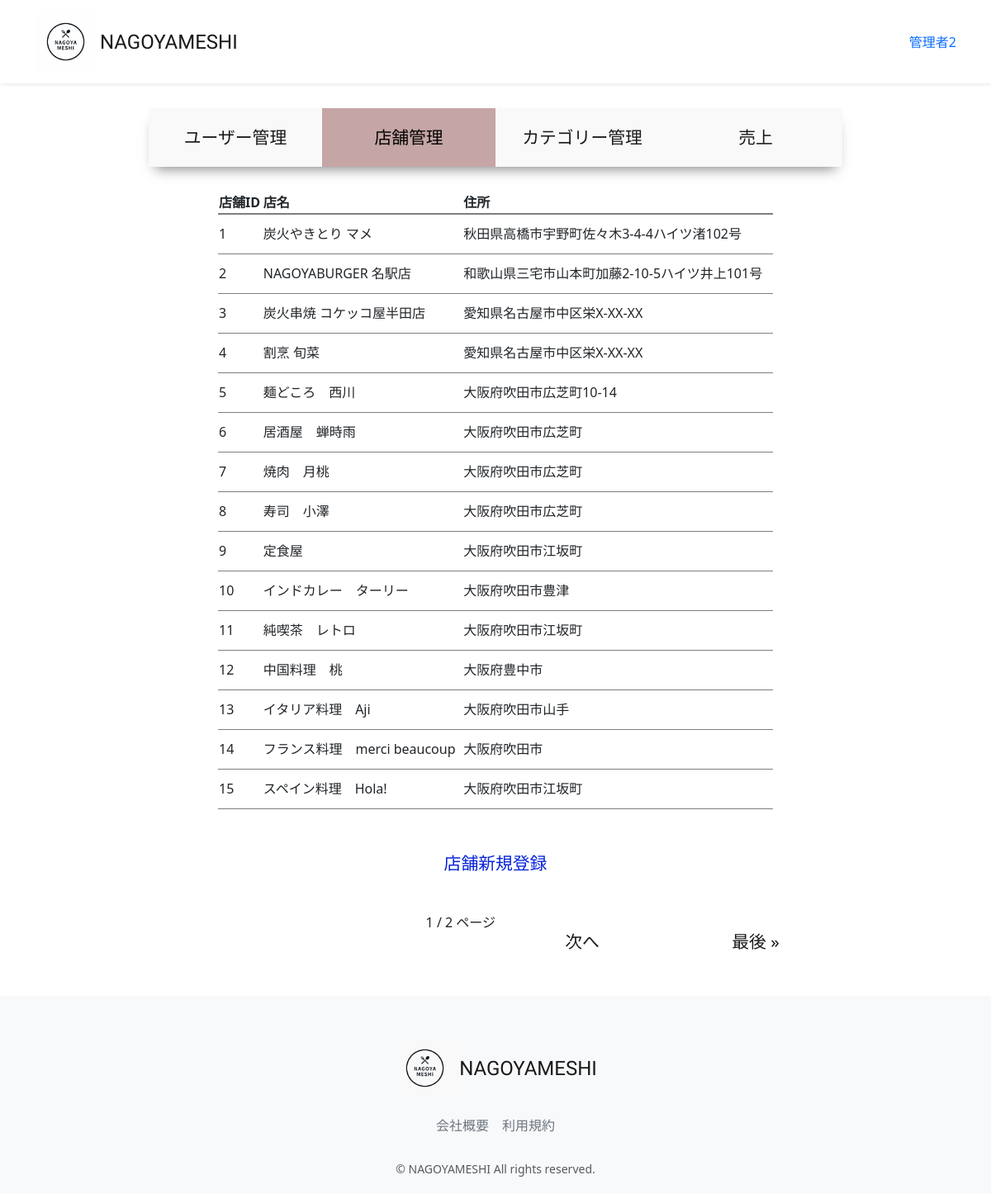
The page /accounts/management/restaurant-manage-list (signed in) on the database its author committed.
### accounts/models.py (models this page shows, shortened)
class CustomUser(AbstractUser):
    user_name = models.CharField(max_length=128, null=True, blank=True,verbose_name='ユーザー名')
    hurigana = models.CharField(max_length=128, null=True, blank=True,verbose_name='フリガナ')
    zip_code = models.CharField(max_length=16, null=True, blank=True,verbose_name='郵便番号')
    address = models.CharField(max_length=255, null=True, blank=True,verbose_name='住所')
    phone_number = models.CharField(max_length=20, null=True, blank=True,verbose_name='電話番号')
    birthday = models.CharField(max_length=20, null=True, blank=True,verbose_name='誕生日')
    job = models.CharField(max_length=255, null=True, blank=True,verbose_name='職業')
    is_subscribed = models.BooleanField(default=False, verbose_name='有料会員')
    card_name = models.CharField(max_length=128, null=True, blank=True,verbose_name='カード名義')
    card_number = models.CharField(max_length=128, null=True, blank=True,verbose_name='カード番号')
    class Meta:
        verbose_name_plural = 'CustomUser'

### restaurant/models.py (models this page shows, shortened)
class Restaurant(models.Model):
    name = models.CharField(verbose_name='店舗名', max_length=64)
    description = models.CharField(verbose_name='説明', max_length=128)
    price_min = models.IntegerField(verbose_name="最低金額", default=1000)
    price_max = models.IntegerField(verbose_name="最高金額", default=5000)
    zip_code = models.CharField(verbose_name='郵便番号', max_length=32)
    address = models.CharField(verbose_name='住所', max_length=128)
    open_time = models.TimeField(verbose_name="開店時間", default="17:00")
    close_time = models.TimeField(verbose_name="閉店時間", default="21:00")
    close_day_of_week = models.PositiveIntegerField(verbose_name='定休日', default=0)
    seats_number = models.PositiveIntegerField(verbose_name='座席数', default=10)
    category = models.ForeignKey(Category, verbose_name='カテゴリー', on_delete=models.PROTECT)
    photo = models.ImageField(verbose_name='写真', blank=True, null=True)
    created_at = models.DateTimeField(verbose_name='作成日時', auto_now_add=True)
    updated_at = models.DateTimeField(verbose_name='更新日時', auto_now=True)
    class Meta:
        verbose_name = 'レストラン'
        verbose_name_plural = 'レストラン'

### accounts/views.py (the view)
# urls.py: path("management/restaurant-manage-list",views.ManagementRestaurantListView.as_view(), name="restaurant_manage_list"),
class ManagementRestaurantListView(onlyMnagementUserMixin, generic.ListView):
    template_name = "management/restaurant_manage_list.html"
    model = Restaurant
    paginate_by = 15
    def get_context_data(self, **kwargs):
        context = super().get_context_data(**kwargs)
        context["selected"] = "restaurant"
        return context

### accounts/mixins.py (called while the page is built)
    def test_func(self):
        user = self.request.user
        return user.is_staff

### accounts/templates/management/restaurant_manage_list.html (shortened to what this page needs)
{% extends "management/manage_base.html" %}
{% load static %}
{% block sub_content %}
  <table class="manage_list">
    <thead>
      <th>店舗ID</th>
      <th>店名</th>
      <th>住所</th>
    </thead>
    <tbody>
      {% for restaurant in object_list %}
        <tr onclick="location.href='{% url 'restaurant_update' pk=restaurant.pk %}'">
            <td>{{ restaurant.pk }}</td>
            <td>{{ restaurant.name }}</td>
            <td>{{ restaurant.address }}</td>
        </tr>
      {% endfor %}
    </tbody>
  </table>
  <a class="new" href="{% url 'restaurant_create' %}">店舗新規登録</a><br>
  <div class="paginate">
    {{ page_obj.number }} / {{ page_obj.paginator.num_pages }} ページ
        {% if page_obj.has_next %}
          <a href="?page={{ page_obj.next_page_number }}">次へ</a>
          <a href="?page={{ page_obj.paginator.num_pages }}">最後 &raquo;</a>
        {% endif %}
  </div>
{% endblock %}

### restaurant/templates/layout/base.html (shortened to what this page needs)
{% load static %}
<!DOCTYPE html>
<html lang="ja">
  <head>
      <link href="https://cdn.jsdelivr.net/npm/bootstrap@5.3.3/dist/css/bootstrap.min.css" rel="stylesheet">
      <link href="{% static 'css/nagoyameshi.css' %}" rel="stylesheet">
  </head>
  <body>
    <div id="app" class="wrapper">
      <nav class="navbar navbar-expand-md navbar-light bg-white shadow-sm">
        <div class="container nagoyameshi-container">
          <a class="navbar-brand app-name" href="{% url 'top_page' %}">
            <div class="d-flex align-items-center">
            <img class="nagoyameshi-logo me-1" src="{% static 'images/logo/logo.png' %}" alt="nagoyameshi">NAGOYAMESHI</div>
          </a>
          <div class="collapse navbar-collapse" id="navbarSupportedContent">
            <ul class="navbar-nav ms-auto">
              {% if user.is_subscribed %}
                <li class="nav-item dropdown">
                  <a id="navbarDropdown" class="nav-linkdropdown-toggle" href="#" role="button" data-bs-toggle="dropdown" aria-haspopup="true" aria-expanded="false" v-pre>{{ user.user_name }}</a>
                  <div class="dropdown-menu dropdown-menu-end" aria-labelledby="navbarDropdown">
                    <a class="dropdown-item" href="{% url 'user_detail' user.id %}">会員情報</a>
                    <a class="dropdown-item" href="{% url 'reservation_list' %}">予約一覧</a>
                    <a class="dropdown-item" href="{% url 'favorite_list' %}">お気に入り一覧</a>
                    <a class="dropdown-item" href="{% url 'subscribe_cancel' %}">有料プラン解約</a>
                      {% if user.is_staff %}
                        <a class ="dropdown-item"  href="{% url 'user_list' %}">サイト管理</a>
                      {% endif %}
                    <div class="dropdown-divider"></div>
                    <a class="dropdown-item" href="{% url 'account_logout' %}">ログアウト</a>
                  </div>
                </li>
              {% else %}
                {% if user.is_authenticated %}
                  <li class="nav-item dropdown">
                    <a id="navbarDropdown" class="nav-linkdropdown-toggle" href="#" role="button" data-bs-toggle="dropdown" aria-haspopup="true" aria-expanded="false" v-pre>{{ user.user_name }}</a>
                 </li>
                {% endif %}
              {% endif %}
            </ul>
          </div>
        </div>
      </nav>
    {% block content %}
    {% endblock %}
      <footer class="bg-light">
        <div class="d-flex justify-content-center footer-logo">
            <a class="navbar-brand app-name" href="{% url 'top_page' %}">
              <div class="d-flex align-items-center"><img class="nagoyameshi-logo me-1" src="{% static 'images/logo/footer_logo.png' %}" alt="nagoyameshi">NAGOYAMESHI</div>
            </a>
        </div>
        <div class="d-flex justify-content-center footer-link">
          <a href="{% url 'company_page' %}" class="link-secondary me-3">会社概要</a>
          <a href="{% url 'terms_page' %}" class="link-secondary">利用規約</a>
        </div>
        <p class="text-center text-muted small mb-0">&copy; NAGOYAMESHI All rights reserved.</p>
      </footer>
      </div>
  </body>
</html>

### static/css/nagoyameshi.css (style rules this page uses)
.wrapper { min-height: 100vh; position: relative; padding-bottom: 240px; box-sizing: border-box; }
.nagoyameshi-logo { height: 75px; }
.bg-light { background-color: rgb(0 0 0 / 60%); }
.app-name { font-family: 'Carter One', cursive; font-size: 24px; color: #191919; }
footer { width: 100%; height: 240px; position: absolute; bottom: 0; padding: 50px 15px; }
.footer-logo { margin-bottom: 20px; }
.footer-link { margin-bottom: 30px; }
a { text-decoration: none !important; }
.manage_main a { display: inline-block; width: 25%; height: 100%; text-align: center; font-size: 1.3rem; color: #191919; padding: 20px 20px; }
.manage_list { width: 80%; margin: 30px auto; }
.manage_list thead { border-bottom: 2px solid rgba(0, 0, 0, 0.5); }
.manage_list tbody tr { border-bottom: 1px solid rgba(0, 0, 0, 0.5); height: 3em; }
.new { display: block !important; width: 70% !important; margin: 0 auto !important; color: #0421D9 !important; }
.paginate { display:flex !important; justify-content: right !important; }

### rows shown on the page
CustomUser: user_name "管理者2"
Restaurant: pk "1", name "炭火やきとり マメ", address "秋田県高橋市宇野町佐々木3-4-4ハイツ渚102号"
Restaurant: pk "2", name "NAGOYABURGER 名駅店", address "和歌山県三宅市山本町加藤2-10-5ハイツ井上101号"
Restaurant: pk "3", name "炭火串焼 コケッコ屋半田店", address "愛知県名古屋市中区栄X-XX-XX"
Restaurant: pk "4", name "割烹 旬菜", address "愛知県名古屋市中区栄X-XX-XX"
Restaurant: pk "5", name "麺どころ 西川", address "大阪府吹田市広芝町10-14"
Restaurant: pk "6", name "居酒屋 蝉時雨", address "大阪府吹田市広芝町"
Restaurant: pk "7", name "焼肉 月桃", address "大阪府吹田市広芝町"
Restaurant: pk "8", name "寿司 小澤", address "大阪府吹田市広芝町"
Restaurant: pk "9", name "定食屋", address "大阪府吹田市江坂町"
Restaurant: pk "10", name "インドカレー ターリー", address "大阪府吹田市豊津"
Restaurant: pk "11", name "純喫茶 レトロ", address "大阪府吹田市江坂町"
Restaurant: pk "12", name "中国料理 桃", address "大阪府豊中市"
Restaurant: pk "13", name "イタリア料理 Aji", address "大阪府吹田市山手"
Restaurant: pk "14", name "フランス料理 merci beaucoup", address "大阪府吹田市"
Restaurant: pk "15", name "スペイン料理 Hola!", address "大阪府吹田市江坂町"

### other values the page prints
{{ page_obj.number }} "1"
{{ page_obj.paginator.num_pages }} "2"
